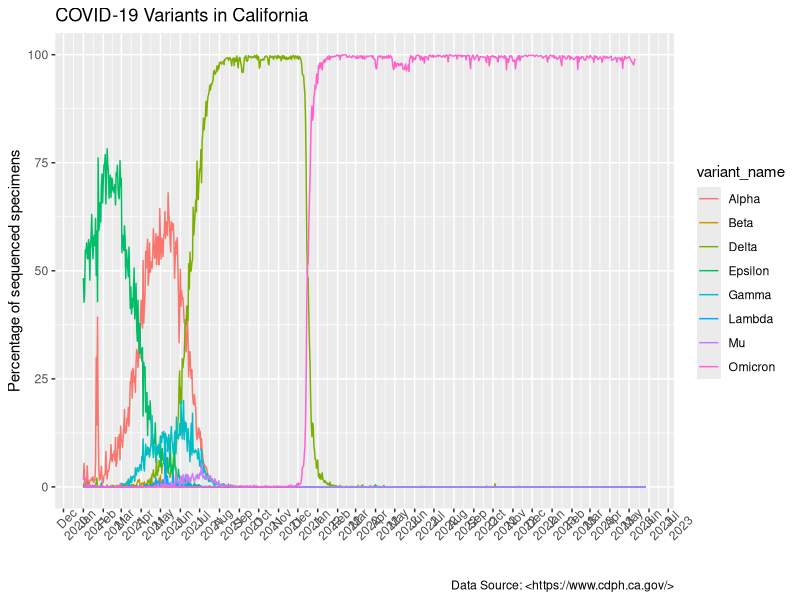

Recreate this plot in R.
## ---- chunk 1
variant_data <- read.csv("covid19_variants.csv")
## ---- chunk 2
library(lubridate)
library(dplyr)
library(ggplot2)
library(scales)
## ---- chunk 3
variant_data$date <- as.Date(variant_data$date)
## ---- chunk 4
variants_only <- filter(variant_data, percentage<100)
head(variants_only)
## ---- chunk 5
variants_name <- filter(variants_only, variant_name != "Other")
head(variants_name)
## ---- chunk 6
variants_name$date <- as.Date(variants_name$date)
## ---- chunk 7
variant_plot <- ggplot(variants_name)+
  aes(date, percentage, group=variant_name, color=variant_name )+
  geom_line()
variant_plot <- variant_plot+labs(x="", y="Percentage of sequenced specimens", title="COVID-19 Variants in California", caption="Data Source: <https://www.cdph.ca.gov/>")
variant_plot <- variant_plot+scale_x_date(date_breaks = "1 month", date_labels = "%b\n%Y")
variant_plot <- variant_plot+ theme(axis.text.x = element_text(angle = 45))
variant_plot
